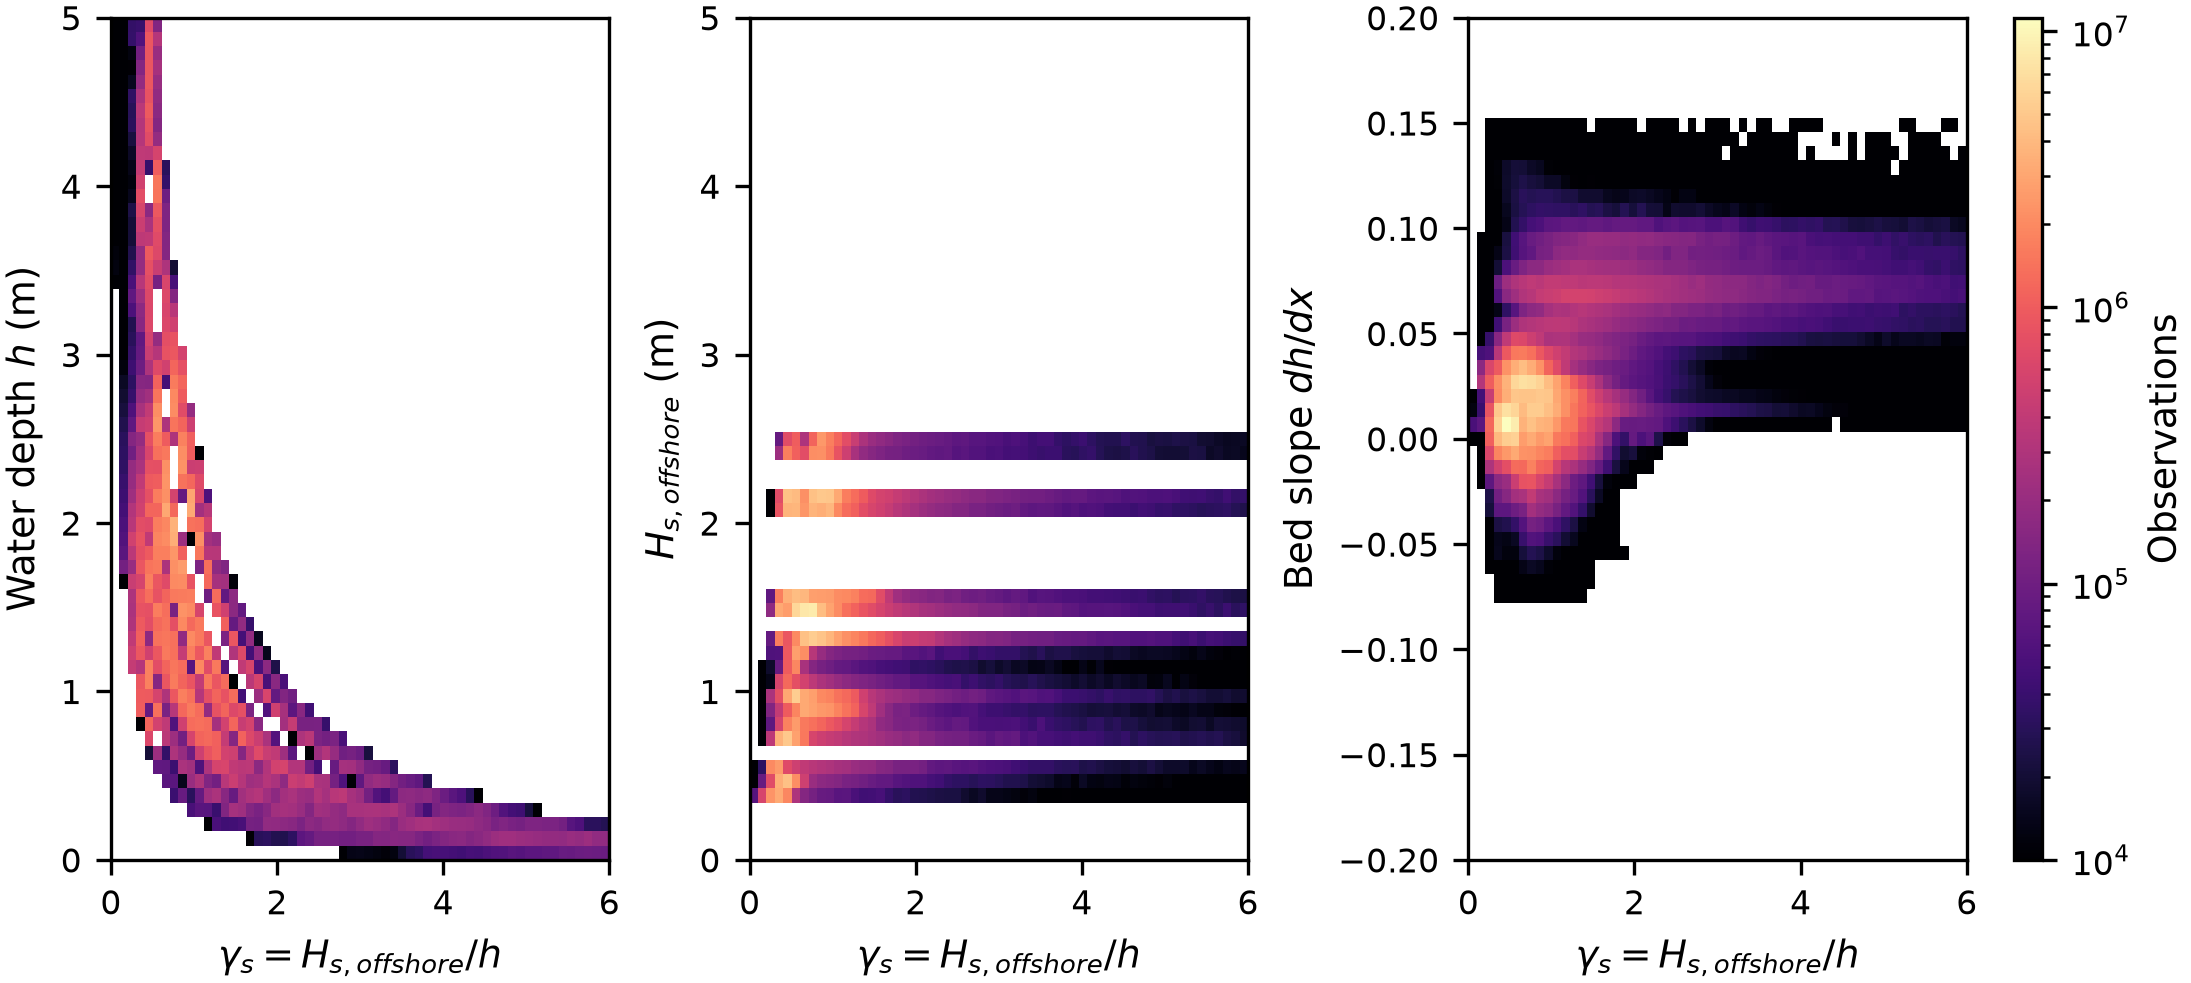

This figure's Python source:
"""Supplemental: 2D histograms of breaker index gamma_s vs depth, Hs, and cross-shore bed slope,
colored by observation counts."""

import numpy as np
import xarray as xr
import matplotlib.pyplot as plt
from matplotlib.colors import LogNorm
from pathlib import Path
import dunex_paths

from common.figure_style import apply_style, savefig, COL_W

DATA_PATH   = dunex_paths.ANALYSIS_DATASET
OUTPUT_PATH = str(Path(__file__).parent / '01b_breaker_index_hist2d.png')


def main():
    apply_style()

    ds = xr.open_dataset(DATA_PATH)

    gamma_da = ds.waveHs / (ds.depth + ds.setup)
    slope_da = xr.apply_ufunc(lambda e: np.gradient(e, -ds.xFRF.values, axis=-1),
                              ds.elevation)  # dh/dx, cross-shore (signed)

    gamma_s = gamma_da.values.flatten()
    depth   = ds.depth.values.flatten()
    hs      = ds.waveHs.broadcast_like(gamma_da).values.flatten()
    slope   = slope_da.values.flatten()
    counts  = ds.observation_count.values.flatten()
    valid   = ~(np.isnan(gamma_s) | np.isnan(counts)) & (counts > 0) & (gamma_s > 0)

    gv, wt = gamma_s[valid], counts[valid]

    gamma_max = 6.0
    xbins = np.linspace(0, gamma_max, 60)

    # (y-values, y-bins, y-label) per panel
    panels = [
        (depth[valid], np.linspace(0, 5, 60),        r'Water depth $h$ (m)'),
        (hs[valid],    np.linspace(0, 5, 60),        r'$H_{s,offshore}$ (m)'),
        (slope[valid], np.linspace(-0.2, 0.2, 60), r'Bed slope $dh/dx$'),
    ]

    # Shared log color scale across panels
    hist2d = [np.histogram2d(gv, yv, bins=[xbins, yb], weights=wt)[0]
              for yv, yb, _ in panels]
    vmax = max(h.max() for h in hist2d)
    vmin = min(h[h > 0].min() for h in hist2d) 
    vmin=1e4
    norm = LogNorm(vmin=vmin, vmax=vmax)

    fig, axes = plt.subplots(1, 3, figsize=(2.1 * COL_W, 0.95 * COL_W),
                             sharex=True, constrained_layout=True)

    for ax, (yv, yb, ylabel) in zip(axes, panels):
        im = ax.hist2d(gv, yv, bins=[xbins, yb], weights=wt,
                       cmap='magma', norm=norm)[3]
        ax.set_xlabel(r'$\gamma_s = H_{s,offshore} / h$')
        ax.set_ylabel(ylabel)
        ax.set_xlim(0, gamma_max)

    cbar = fig.colorbar(im, ax=axes, pad=0.02, aspect=30)
    cbar.set_label(r'Observations')

    savefig(fig, OUTPUT_PATH)


if __name__ == '__main__':
    main()
